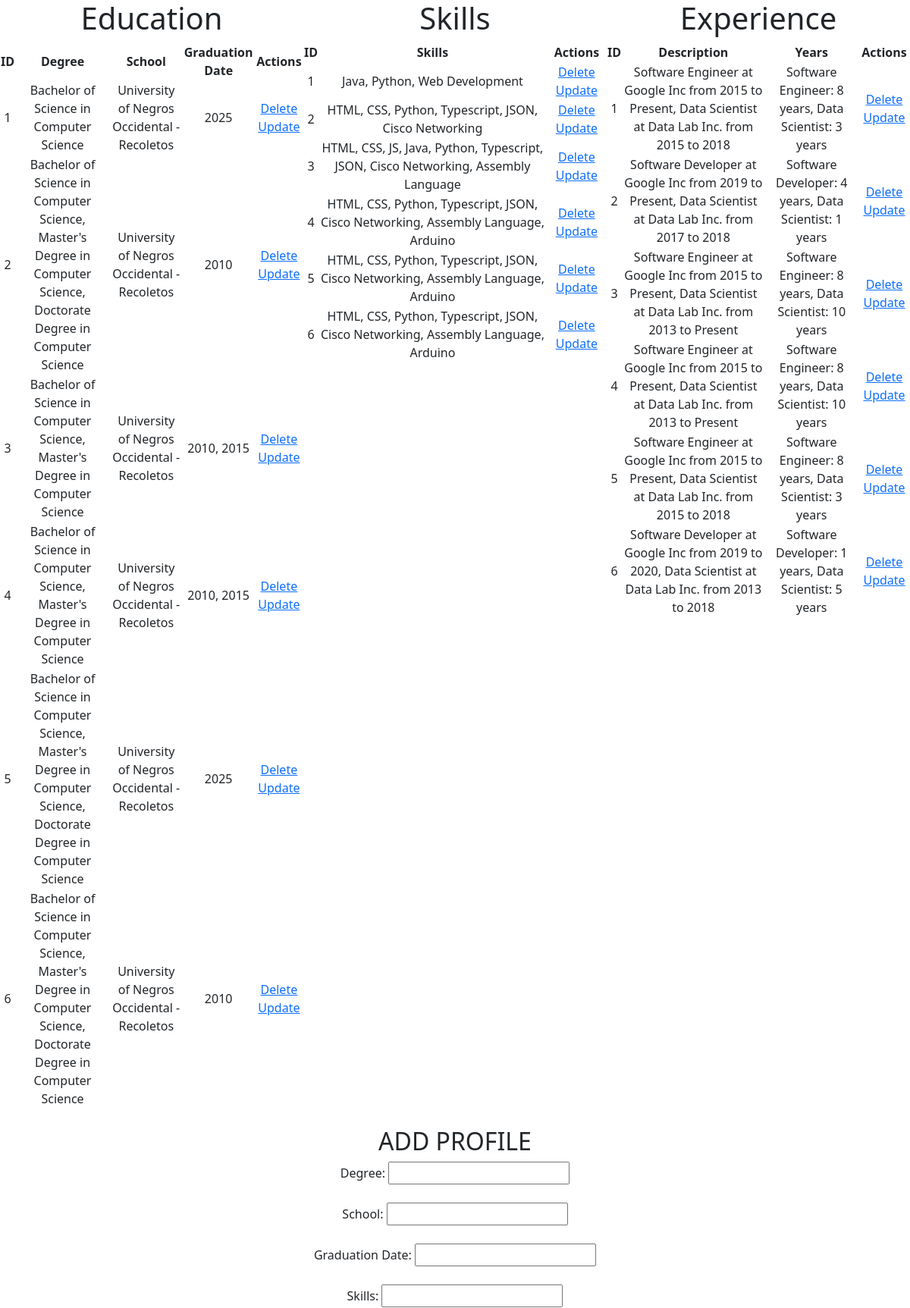
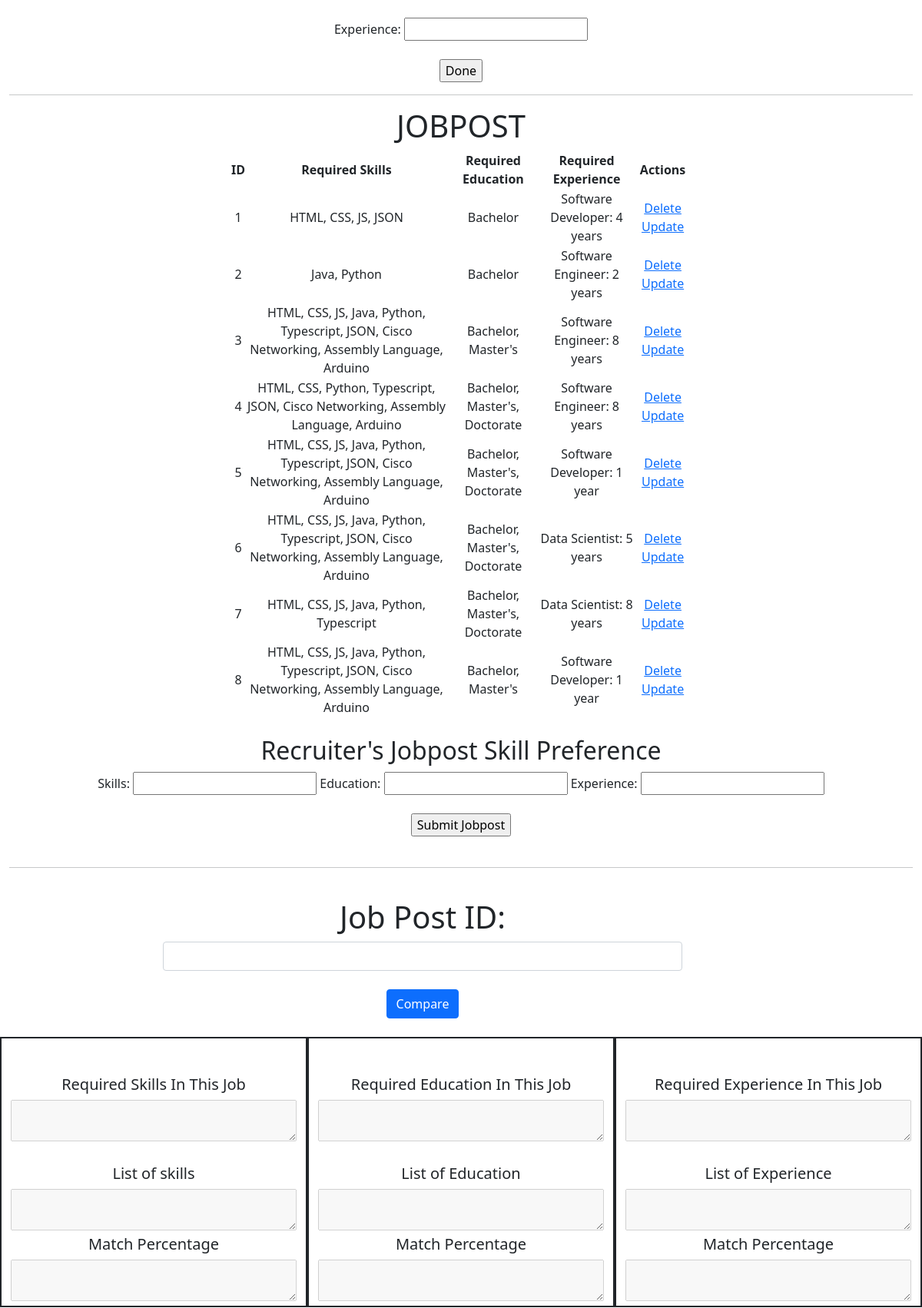
The page / (upper part) on the database its author committed (2 pictures, top to bottom).
### app.py (models this page shows, shortened)
class Education(db.Model):
    id = db.Column(db.Integer, primary_key=True)
    degree = db.Column(db.String(100), nullable=False)
    school = db.Column(db.String(100), nullable=False)
    graduation_date = db.Column(db.String(20), nullable=False)

class Skill(db.Model):
    id = db.Column(db.Integer, primary_key=True)
    name = db.Column(db.String(100), nullable=False)

class Experience(db.Model):
    id = db.Column(db.Integer, primary_key=True)
    name = db.Column(db.String(100), nullable=False)
    years = db.Column(db.String(100), nullable=True)

class JobPosting(db.Model):
    id = db.Column(db.Integer, primary_key=True)
    skill_required = db.Column(db.String(100), nullable=False)
    education_required = db.Column(db.String(100), nullable=True)
    experience_required = db.Column(db.String(100), nullable=True)

### app.py (the view)
@app.route('/', methods=['GET', 'POST'])
def index():
    if request.method == 'POST':
        if all(key in request.form and request.form[key] != "" for key in ["degree", "school", "graduation_date"]) and ('skill' in request.form and request.form['skill'] != "") and ('experience' in request.form and request.form['experience'] != ""):
            degree = request.form['degree']
            school = request.form['school']
            graduation_date = request.form['graduation_date']
            try:
                education = Education(degree=degree, school=school, graduation_date=graduation_date)
                db.session.add(education)
                db.session.commit()
                db.session.close()
            except:
                return "ERROR OCCURRED"
            skill_name = request.form['skill']
            try:
                skill = Skill(name=skill_name)
                db.session.add(skill)
                db.session.commit()
                db.session.close()
            except:
                return "ERROR OCCURRED"
            experience_name = request.form['experience']
            experience_years = ""
            experience = get_experience(experience_name)
            for i, (job_position, years_of_exp) in enumerate(experience):
                experience_years += f"{job_position}: {years_of_exp} years"
                if i != len(experience) - 1:
                    experience_years += ", "
            try:
                experience = Experience(name=experience_name, years=experience_years)
                db.session.add(experience)
                db.session.commit()
                db.session.close()
            except:
                return "ERROR OCCURRED IN EXPERIENCE TABLE"
            return redirect('/')
        elif 'jobpost_skills' in request.form:
            skills = request.form['jobpost_skills']
            education_required = request.form['jobpost_education']
            experience_required = request.form['jobpost_experience']
            try:
                jobposting = JobPosting(skill_required=skills, education_required=education_required, experience_required=experience_required)
                db.session.add(jobposting)
                db.session.commit()
                db.session.close()
                return redirect('/')
            except:
                return "ERROR OCCURRED ADDING JOBPOST"
    else:
        educations = Education.query.all()
        skills = Skill.query.all()
        experiences = Experience.query.all()
        jobs = JobPosting.query.all()
        return render_template('index.html', educations=educations, skills=skills, experiences=experiences, jobposts=jobs)

### templates/index.html (shortened to what this page needs)
<!DOCTYPE html>
<html>
<head>
	<link href="https://cdn.jsdelivr.net/npm/bootstrap@5.0.2/dist/css/bootstrap.min.css" rel="stylesheet">
</head>
<body>
	<div class="container-fluid text-center">
		<div class="row">
			<div class="col-sm-4">
				<div class="row">
					<h1>Education</h1>
					<table>
						<tr>
							<th>ID</th>
							<th>Degree</th>
							<th>School</th>
							<th>Graduation Date</th>
							<th>Actions</th>
						</tr>
						{% for education in educations %}
						<tr>
							<td>{{ education.id }}</td>
							<td>{{ education.degree }}</td>
							<td>{{ education.school }}</td>
							<td>{{ education.graduation_date }}</td>
							<td>
								<a href="delete_education/{{education.id}}">Delete</a>
								<a href="">Update</a>
							</td>
						</tr>
						{% endfor %}
					</table>
				</div>
			</div>
			<div class="col-sm-4">
				<div class="row">
					<h1>Skills</h1>
					<table>
						<tr>
							<th>ID</th>
							<th>Skills</th>
							<th>Actions</th>
						</tr>
						{% for skill in skills %}
						<tr>
							<td>{{ skill.id }}</td>
							<td>{{ skill.name }}</td>
							<td>
								<a href="delete_skill/{{skill.id}}">Delete</a>
								<a href="">Update</a>
							</td>
						</tr>
						{% endfor %}
					</table>
				</div>
			</div>
			<div class="col-sm-4">
				<div class="row">
					<h1>Experience</h1>
					<table>
						<tr>
							<th>ID</th>
							<th>Description</th>
							<th>Years</th>
							<th>Actions</th>
						</tr>
						{% for experience in experiences %}
						<tr>
							<td>{{ experience.id }}</td>
							<td>{{ experience.name }}</td>
							<td>{{ experience.years }}</td>
							<td>
								<a href="delete_experience/{{experience.id}}">Delete</a>
								<a href="">Update</a>
							</td>
						</tr>
						{% endfor %}
					</table>
				</div>
			</div>
			<div><br></div>
			<h2>ADD PROFILE</h2>
			<form action="/" method="POST">
				<label for="degree">Degree:</label>
				<input type="text" id="degree" name="degree"><br><br>
				<label for="school">School:</label>
				<input type="text" id="school" name="school"><br><br>
				<label for="graduation_date">Graduation Date:</label>
				<input type="text" id="graduation_date" name="graduation_date"><br><br>
				<label for="degree">Skills:</label>
				<input type="text" id="skill" name="skill"><br><br>
				<label for="degree">Experience:</label>
				<input type="text" id="experience" name="experience"><br><br>
				<input type="submit" value="Done">
			</form>
			<br>
		</div>
		<hr>
		<div class="row">
			<div class="col-sm-3"></div>
			<div class="col-sm-6">
				<div class="row">
					<h1>JOBPOST</h1>
					<table>
						<tr>
							<th>ID</th>
							<th>Required Skills</th>
							<th>Required Education</th>
							<th>Required Experience</th>
							<th>Actions</th>
						</tr>
						{% for jobpost in jobposts %}
						<tr>
							<td>{{ jobpost.id }}</td>
							<td>{{ jobpost.skill_required }}</td>
							<td>{{ jobpost.education_required }}</td>
							<td>{{ jobpost.experience_required }}</td>
							<td>
								<a href="delete_jobpost/{{jobpost.id}}">Delete</a>
								<a href="">Update</a>
							</td>
						</tr>
						{% endfor %}
					</table>
				</div>
			</div>
			<div class="col-sm-12">
				<br>
				<h2>Recruiter's Jobpost Skill Preference</h2>
				<form action="/" method="POST">
				  <label for="jobpost_skills">Skills:</label>
				  <input type="text" id="jobpost_skills" name="jobpost_skills">
				  <label for="jobpost_education">Education:</label>
				  <input type="text" id="jobpost_education" name="jobpost_education">
				  <label for="jobpost_experience">Experience:</label>
				  <input type="text" id="jobpost_experience" name="jobpost_experience"><br><br>
				  <input type="submit" value="Submit Jobpost">
				</form>
				<br>
			</div>
		</div>
		<hr>
		<br>
		<div class="row">
			<div class="col-sm-2"></div>
			<div class="col-sm-7">
				<div class="form-group">
					<h1>Job Post ID:</h1>
					<input type="text" class="form-control" id="jobpost_id" name="jobpost_id">
				</div>
				<br>
				<button type="button" class="btn btn-primary" id="compare_btn">Compare</button>
			</div>
			<div><br></div>
			<div class="col-sm-4 border border-dark border-2">
				<br><br>
				<h5>Required Skills In This Job</h5>
				<textarea id="result1" class="w-100 text-center"disabled></textarea>
				<br>
				<br>
				<h5>List of skills</h5>
				<textarea id="result2" class="w-100 text-center"disabled></textarea>
				<h5>Match Percentage</h5>
				<textarea id="result3" class="w-100 text-center"disabled></textarea>
			</div>
			<div class="col-sm-4 border border-dark border-2">
				<br><br>
				<h5>Required Education In This Job</h5>
				<textarea id="result4" class="w-100 text-center"disabled></textarea>
				<br>
				<br>
				<h5>List of Education</h5>
				<textarea id="result5" class="w-100 text-center"disabled></textarea>
				<h5>Match Percentage</h5>
				<textarea id="result6" class="w-100 text-center"disabled></textarea>
			</div>
			<div class="col-sm-4 border border-dark border-2">
				<br><br>
				<h5>Required Experience In This Job</h5>
				<textarea id="result7" class="w-100 text-center"disabled></textarea>
				<br>
				<br>
				<h5>List of Experience</h5>
				<textarea id="result8" class="w-100 text-center"disabled></textarea>
				<h5>Match Percentage</h5>
				<textarea id="result9" class="w-100 text-center"disabled></textarea>
			</div>
		</div>
	</div>
</body>
</html>

### rows shown on the page
Education: id "1", degree "Bachelor of Science in Computer Science", school "University of Negros Occidental - Recoletos", graduation_date "2025"
Education: id "2", degree "Bachelor of Science in Computer Science, Master's Degree in Computer Science, Doctorate Degree in Computer Science", school "University of Negros Occidental - Recoletos", graduation_date "2010"
Education: id "3", degree "Bachelor of Science in Computer Science, Master's Degree in Computer Science", school "University of Negros Occidental - Recoletos", graduation_date "2010, 2015"
Education: id "4", degree "Bachelor of Science in Computer Science, Master's Degree in Computer Science", school "University of Negros Occidental - Recoletos", graduation_date "2010, 2015"
Education: id "5", degree "Bachelor of Science in Computer Science, Master's Degree in Computer Science, Doctorate Degree in Computer Science", school "University of Negros Occidental - Recoletos", graduation_date "2025"
Education: id "6", degree "Bachelor of Science in Computer Science, Master's Degree in Computer Science, Doctorate Degree in Computer Science", school "University of Negros Occidental - Recoletos", graduation_date "2010"
Skill: id "1", name "Java, Python, Web Development"
Skill: id "2", name "HTML, CSS, Python, Typescript, JSON, Cisco Networking"
Skill: id "3", name "HTML, CSS, JS, Java, Python, Typescript, JSON, Cisco Networking, Assembly Language"
Skill: id "4", name "HTML, CSS, Python, Typescript, JSON, Cisco Networking, Assembly Language, Arduino"
Skill: id "5", name "HTML, CSS, Python, Typescript, JSON, Cisco Networking, Assembly Language, Arduino"
Skill: id "6", name "HTML, CSS, Python, Typescript, JSON, Cisco Networking, Assembly Language, Arduino"
Experience: id "1", name "Software Engineer at Google Inc from 2015 to Present, Data Scientist at Data Lab Inc. from 2015 to 2018", years "Software Engineer: 8 years, Data Scientist: 3 years"
Experience: id "2", name "Software Developer at Google Inc from 2019 to Present, Data Scientist at Data Lab Inc. from 2017 to 2018", years "Software Developer: 4 years, Data Scientist: 1 years"
Experience: id "3", name "Software Engineer at Google Inc from 2015 to Present, Data Scientist at Data Lab Inc. from 2013 to Present", years "Software Engineer: 8 years, Data Scientist: 10 years"
Experience: id "4", name "Software Engineer at Google Inc from 2015 to Present, Data Scientist at Data Lab Inc. from 2013 to Present", years "Software Engineer: 8 years, Data Scientist: 10 years"
Experience: id "5", name "Software Engineer at Google Inc from 2015 to Present, Data Scientist at Data Lab Inc. from 2015 to 2018", years "Software Engineer: 8 years, Data Scientist: 3 years"
Experience: id "6", name "Software Developer at Google Inc from 2019 to 2020, Data Scientist at Data Lab Inc. from 2013 to 2018", years "Software Developer: 1 years, Data Scientist: 5 years"
JobPosting: id "1", skill_required "HTML, CSS, JS, JSON", education_required "Bachelor", experience_required "Software Developer: 4 years"
JobPosting: id "2", skill_required "Java, Python", education_required "Bachelor", experience_required "Software Engineer: 2 years"
JobPosting: id "3", skill_required "HTML, CSS, JS, Java, Python, Typescript, JSON, Cisco Networking, Assembly Language, Arduino", education_required "Bachelor, Master's", experience_required "Software Engineer: 8 years"
JobPosting: id "4", skill_required "HTML, CSS, Python, Typescript, JSON, Cisco Networking, Assembly Language, Arduino", education_required "Bachelor, Master's, Doctorate", experience_required "Software Engineer: 8 years"
JobPosting: id "5", skill_required "HTML, CSS, JS, Java, Python, Typescript, JSON, Cisco Networking, Assembly Language, Arduino", education_required "Bachelor, Master's, Doctorate", experience_required "Software Developer: 1 year"
JobPosting: id "6", skill_required "HTML, CSS, JS, Java, Python, Typescript, JSON, Cisco Networking, Assembly Language, Arduino", education_required "Bachelor, Master's, Doctorate", experience_required "Data Scientist: 5 years"
JobPosting: id "7", skill_required "HTML, CSS, JS, Java, Python, Typescript", education_required "Bachelor, Master's, Doctorate", experience_required "Data Scientist: 8 years"
JobPosting: id "8", skill_required "HTML, CSS, JS, Java, Python, Typescript, JSON, Cisco Networking, Assembly Language, Arduino", education_required "Bachelor, Master's", experience_required "Software Developer: 1 year"
